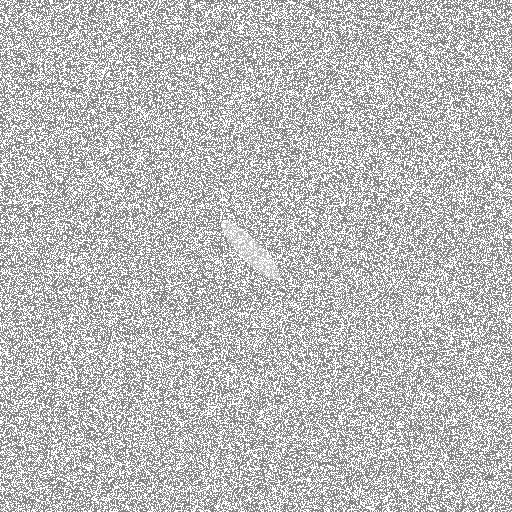
#> input picture images/textile_defect.jpg, 512 x 512 px
$ python task3.py
#> lines starting #> are read from the running program, lines starting #| are printed output that depends on the picture; after the words box and inside, x2 and y2 are one past the last pixel; in counts of white or black regions, pixels touching at a corner belong together
import cv2
import numpy as np
import os

# -----------------------------
# Configuración
# -----------------------------
img_path = "images/textile_defect.jpg"
out_dir = "outputs/task3"
os.makedirs(out_dir, exist_ok=True)

img = cv2.imread(img_path, cv2.IMREAD_GRAYSCALE)
#> img is the input picture: shape (512, 512); min 117, max 255, mean 188.3
if img is None:
    raise Exception(f"No se pudo leer la imagen: {img_path}")

h, w = img.shape
#> h = 512; w = 512
cy, cx = h // 2, w // 2
#> cy = 256; cx = 256

print("TASK 3: Detección de Rasgaduras en Tela (FFT + Morfología)")
print(f"Imagen: {img_path}")
print(f"Dimensiones: {w}x{h}")
#| Dimensiones: 512x512

# ============================================================
# PASO 1) Fourier: FFT -> Filtro -> IFFT (Supresión de textura)
# ============================================================
# Convertir a float32 para DFT
img_f = img.astype(np.float32)

# DFT y shift al centro
dft = cv2.dft(img_f, flags=cv2.DFT_COMPLEX_OUTPUT)
dft_shift = np.fft.fftshift(dft, axes=(0, 1))

# Magnitud para visualizar espectro
mag = cv2.magnitude(dft_shift[:, :, 0], dft_shift[:, :, 1])
mag_log = np.log(mag + 1)
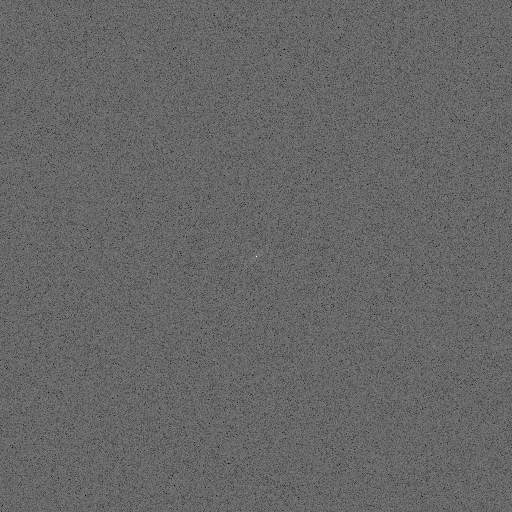
#> mag_log: shape (512, 512) float32; min 4.89, max 17.71, mean 10.06; drawn with min black and max white
mag_vis = cv2.normalize(mag_log, None, 0, 255, cv2.NORM_MINMAX).astype(np.uint8)

# -----------------------------
# Filtro PASA-BAJAS gaussiano
# -----------------------------
D0 = 30  # puedes ajustar 20-50

u = np.arange(w)
#> u = 512 values from 0 to 511
v = np.arange(h)
#> v = 512 values from 0 to 511
u, v = np.meshgrid(u - cx, v - cy)
D = np.sqrt(u**2 + v**2)

H = np.exp(-(D**2) / (2 * (D0**2)))  # PB gaussiano
H_vis = cv2.normalize(H, None, 0, 255, cv2.NORM_MINMAX).astype(np.uint8)

H_complex = np.repeat(H[:, :, None], 2, axis=2)
filtered_dft = dft_shift * H_complex

# IFFT
back_shift = np.fft.ifftshift(filtered_dft, axes=(0, 1))
img_back = cv2.idft(back_shift)
img_filtered = cv2.magnitude(img_back[:, :, 0], img_back[:, :, 1])
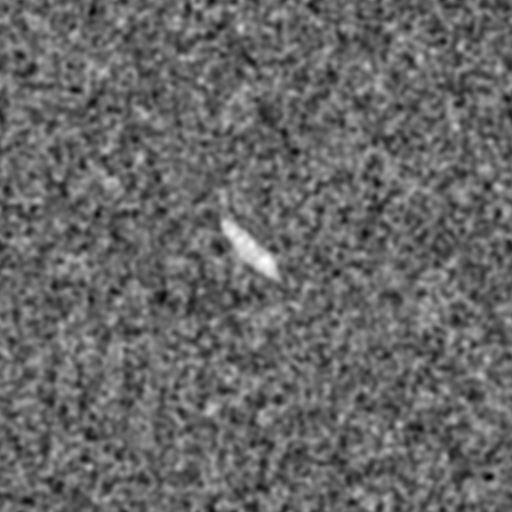
#> img_filtered: shape (512, 512) float64; min 42558956, max 59304043.2, mean 49367272; drawn with min black and max white

img_suavizada = cv2.normalize(img_filtered, None, 0, 255, cv2.NORM_MINMAX).astype(np.uint8)

# ============================================================
# PASO 2) Thresholding (Segmentación)
# Queremos SOLO la rasgadura como blanco
# ============================================================
mu = img_suavizada.mean()
#> mu = 103.2
sigma = img_suavizada.std()
#> sigma = 26.16

# k controla cuán "estricto" es el umbral
# Si te queda muy poca detección, baja k (ej 1.5)
# Si te salen falsos positivos, sube k (ej 2.2)
k = 2.0
T = int(np.clip(mu + k * sigma, 0, 255))
#> T = 155

_, mask_preliminar = cv2.threshold(img_suavizada, T, 255, cv2.THRESH_BINARY)
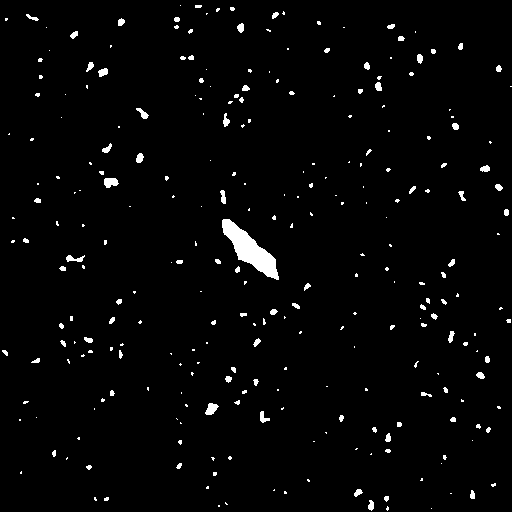
#> mask_preliminar: shape (512, 512); 2.2% white; 271 white regions (185 under 20 px), largest, box (x1, y1, x2, y2) and area: (222, 219, 279, 280) 1348, (104, 178, 119, 188) 114, (205, 403, 219, 415) 107

# ============================================================
# PASO 3) Morfología (Refinamiento)
# ============================================================

# 3.1 Apertura: elimina puntitos aislados (ruido residual)
kernel_open = cv2.getStructuringElement(cv2.MORPH_ELLIPSE, (3, 3))
mask_limpia = cv2.morphologyEx(mask_preliminar, cv2.MORPH_OPEN, kernel_open, iterations=1)
#> mask_limpia: shape (512, 512); 2% white; 184 white regions (104 under 20 px), largest, box (x1, y1, x2, y2) and area: (222, 219, 279, 280) 1345, (104, 178, 119, 188) 113, (205, 403, 219, 415) 106

# 3.2 Cierre: conecta pedazos y rellena huecos internos
kernel_close = cv2.getStructuringElement(cv2.MORPH_ELLIPSE, (9, 9))
mask_conectada = cv2.morphologyEx(mask_limpia, cv2.MORPH_CLOSE, kernel_close, iterations=1)
#> mask_conectada: shape (512, 512); 2.1% white; 171 white regions (93 under 20 px)

# 3.3 Mantener SOLO el componente conectado más grande (rasgadura)
contours, _ = cv2.findContours(mask_conectada, cv2.RETR_EXTERNAL, cv2.CHAIN_APPROX_SIMPLE)
#> contours = 171 contours, 127 with area under 20; largest, box (x1, y1, x2, y2) and area: (222, 219, 279, 280) 1274, (99, 171, 119, 188) 114, (228, 85, 250, 104) 92, (205, 403, 219, 415) 88, (86, 62, 108, 77) 88

mask_final = np.zeros_like(mask_conectada)
if len(contours) > 0:
    biggest = max(contours, key=cv2.contourArea)
#> biggest = contour of 75 points, box (x1, y1, x2, y2) (222, 219, 279, 280), area 1274
    cv2.drawContours(mask_final, [biggest], -1, 255, -1)
#> mask_final: shape (512, 512); 0.52% white; 1 white region, box (x1, y1, x2, y2) and area: (222, 219, 279, 280) 1352

# 3.4 Dilatación leve final para cubrir bien la rasgadura
kernel_dilate = cv2.getStructuringElement(cv2.MORPH_ELLIPSE, (3, 3))
mask_final = cv2.dilate(mask_final, kernel_dilate, iterations=1)
#> mask_final: shape (512, 512); 0.58% white; 1 white region, box (x1, y1, x2, y2) and area: (221, 218, 280, 281) 1510

# ============================================================
# Guardar resultados
# ============================================================
print("\nGuardando resultados...")

cv2.imwrite(os.path.join(out_dir, "01_original.png"), img)
cv2.imwrite(os.path.join(out_dir, "02_espectro_original.png"), mag_vis)
cv2.imwrite(os.path.join(out_dir, "03_filtro_gaussiano.png"), H_vis)
cv2.imwrite(os.path.join(out_dir, "04_imagen_suavizada.png"), img_suavizada)
cv2.imwrite(os.path.join(out_dir, "05_mask_preliminar.png"), mask_preliminar)
cv2.imwrite(os.path.join(out_dir, "06_mask_final.png"), mask_final)

# Overlay (rojo sobre la imagen original)
img_color = cv2.cvtColor(img, cv2.COLOR_GRAY2BGR)
overlay = img_color.copy()
overlay[mask_final > 0] = [0, 0, 255]
#> overlay: shape (512, 512, 3); 0.58% of pixels changed, all inside (x1, y1, x2, y2) = (221, 218, 280, 281)
resultado_overlay = cv2.addWeighted(img_color, 0.7, overlay, 0.3, 0)
cv2.imwrite(os.path.join(out_dir, "07_resultado_overlay.png"), resultado_overlay)

# Pipeline completo (8-panel)
fig_h, fig_w = 300, 300

def resize_for_display(image, size=(fig_w, fig_h)):
#> called with size = (300, 300)
    return cv2.resize(image, size, interpolation=cv2.INTER_AREA)

row1 = np.hstack([
    resize_for_display(img),
    resize_for_display(mag_vis),
    resize_for_display(H_vis),
    resize_for_display(img_suavizada)
])
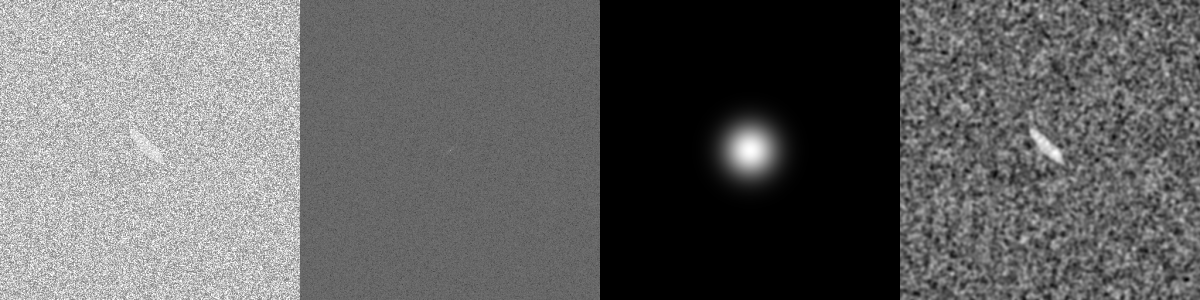
#> row1: shape (300, 1200); min 0, max 255, mean 99.8

row2 = np.hstack([
    resize_for_display(mask_preliminar),
    resize_for_display(mask_final),
    resize_for_display(cv2.cvtColor(resultado_overlay, cv2.COLOR_BGR2GRAY)),
    resize_for_display(np.zeros((h, w), dtype=np.uint8))
])
#> in resize_for_display (call 8), `return cv2.resize(image, size, interpolation=cv2.INTER_AREA)`: returned value: shape (300, 300); every value is 0
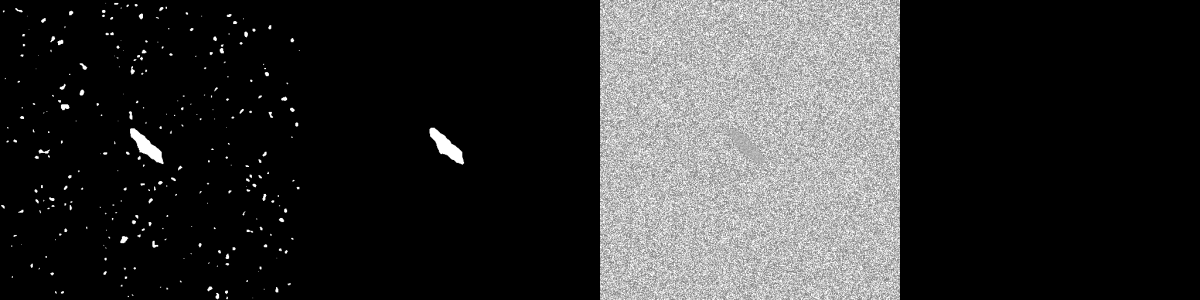
#> row2: shape (300, 1200); min 0, max 255, mean 48.8

comparacion = np.vstack([row1, row2])

font = cv2.FONT_HERSHEY_SIMPLEX
font_scale = 0.5
thickness = 1
color = 200

labels_row1 = ["Original", "Espectro", "Filtro PB", "Suavizada"]
labels_row2 = ["Mask Prelim", "Mask Final", "Overlay", ""]

for i, label in enumerate(labels_row1):
    cv2.putText(comparacion, label, (i * fig_w + 10, 25), font, font_scale, color, thickness)
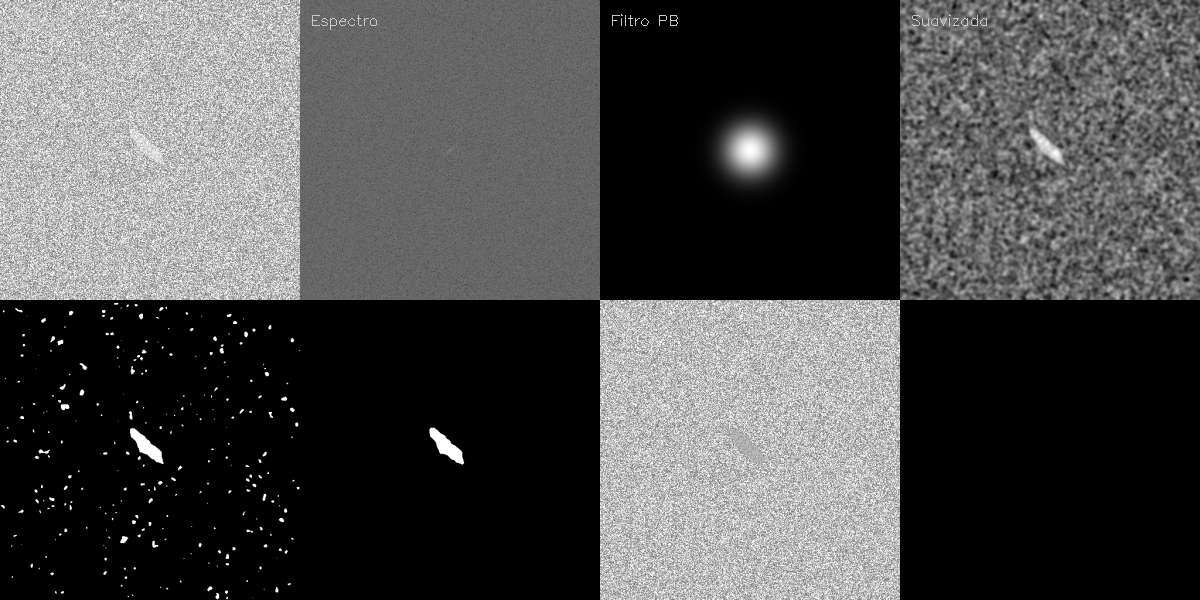
#> comparacion: shape (600, 1200); min 0, max 255, mean 74.4

for i, label in enumerate(labels_row2):
    cv2.putText(comparacion, label, (i * fig_w + 10, fig_h + 25), font, font_scale, color, thickness)
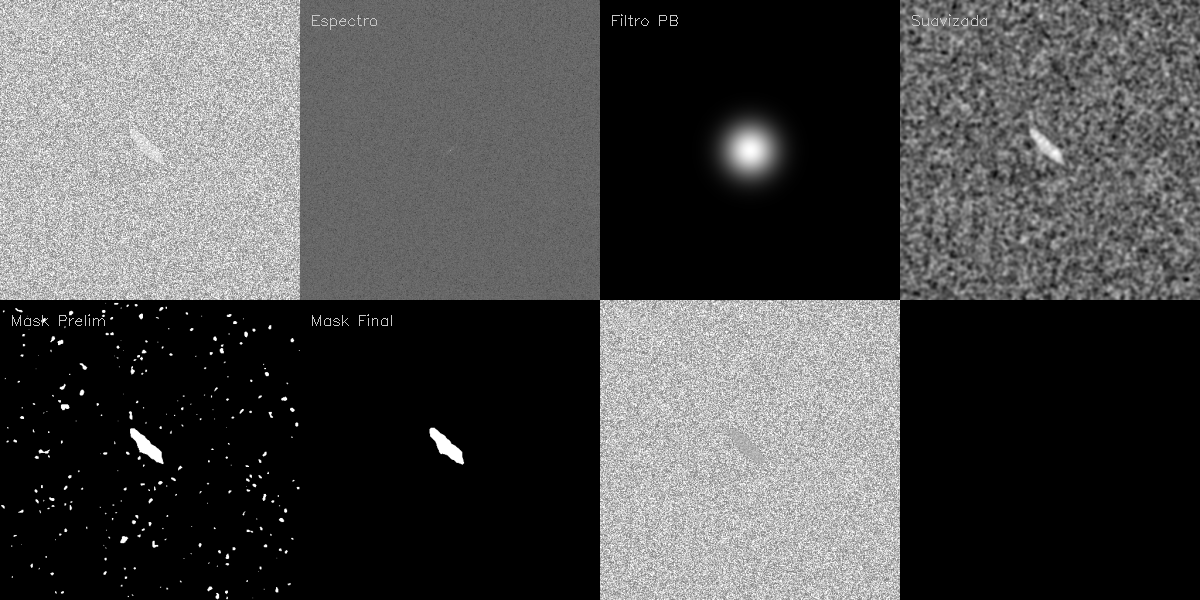
#> comparacion: shape (600, 1200); 0.07% of pixels changed, all inside (x1, y1, x2, y2) = (12, 314, 666, 330)

cv2.imwrite(os.path.join(out_dir, "08_pipeline_completo.png"), comparacion)

print(f"\nImágenes guardadas en: {out_dir}/")
print("  - 01_original.png")
print("  - 02_espectro_original.png")
print("  - 03_filtro_gaussiano.png")
print("  - 04_imagen_suavizada.png")
print("  - 05_mask_preliminar.png")
print("  - 06_mask_final.png  (RESULTADO FINAL ✅)")
print("  - 07_resultado_overlay.png")
print("  - 08_pipeline_completo.png")
print("\nListo ✅")
